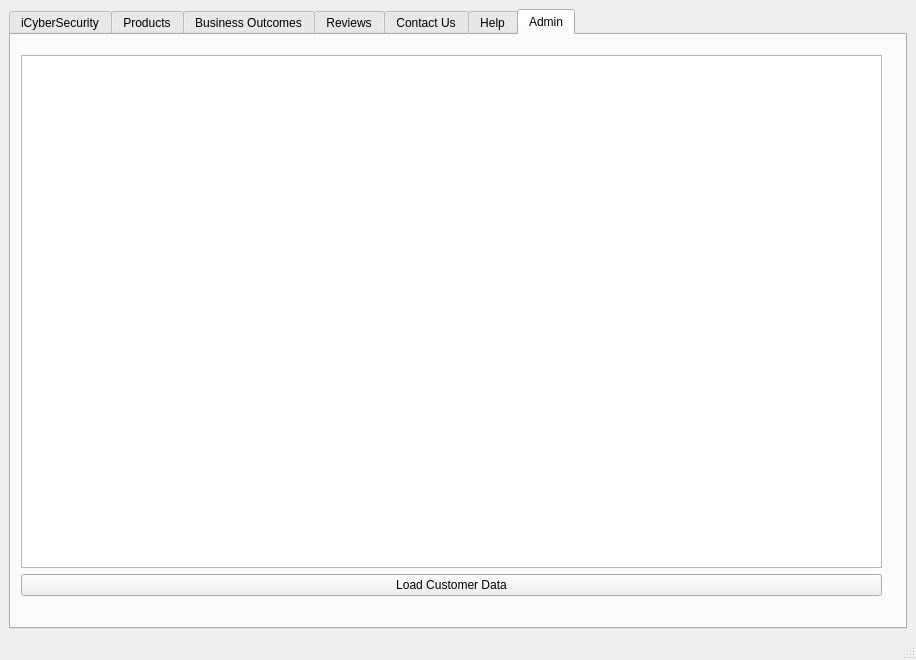
<?xml version="1.0" encoding="UTF-8"?>
<ui version="4.0">
 <class>MainWindow</class>
 <widget class="QMainWindow" name="MainWindow">
  <property name="geometry">
   <rect>
    <x>0</x>
    <y>0</y>
    <width>916</width>
    <height>660</height>
   </rect>
  </property>
  <property name="windowTitle">
   <string>MainWindow</string>
  </property>
  <widget class="QWidget" name="centralwidget">
   <layout class="QHBoxLayout" name="horizontalLayout">
    <item>
     <widget class="QTabWidget" name="tabAdmin">
      <property name="currentIndex">
       <number>6</number>
      </property>
      <widget class="QWidget" name="tabCOO">
       <attribute name="title">
        <string>iCyberSecurity</string>
       </attribute>
       <widget class="QTextBrowser" name="textBrowserCOO">
        <property name="geometry">
         <rect>
          <x>10</x>
          <y>70</y>
          <width>871</width>
          <height>191</height>
         </rect>
        </property>
        <property name="html">
         <string>&lt;!DOCTYPE HTML PUBLIC &quot;-//W3C//DTD HTML 4.0//EN&quot; &quot;http://www.w3.org/TR/REC-html40/strict.dtd&quot;&gt;
&lt;html&gt;&lt;head&gt;&lt;meta name=&quot;qrichtext&quot; content=&quot;1&quot; /&gt;&lt;style type=&quot;text/css&quot;&gt;
p, li { white-space: pre-wrap; }
&lt;/style&gt;&lt;/head&gt;&lt;body style=&quot; font-family:'.SF NS Text'; font-size:13pt; font-weight:400; font-style:normal;&quot;&gt;
&lt;p style=&quot; margin-top:0px; margin-bottom:0px; margin-left:0px; margin-right:0px; -qt-block-indent:0; text-indent:0px;&quot;&gt;&lt;span style=&quot; font-family:'MS Shell Dlg 2'; font-size:14pt;&quot;&gt;What is iCyberSecurity?&lt;br /&gt;iCyberSecurity is a global antivirus platform. With over 17 trillion users worldwide, we are the planet's LEADING antivirus experts. Our goal is to eliminate all viruses that can infect any type of system by using our state of the art cyberantibiotics. By ordering our products, we can guarantee the safety and privacy of your systems anytime, anywhere.&lt;/span&gt;&lt;/p&gt;&lt;/body&gt;&lt;/html&gt;</string>
        </property>
       </widget>
      </widget>
      <widget class="QWidget" name="tabProducts">
       <attribute name="title">
        <string>Products</string>
       </attribute>
       <widget class="QTextBrowser" name="textBrowserEnvironments">
        <property name="geometry">
         <rect>
          <x>10</x>
          <y>10</y>
          <width>871</width>
          <height>91</height>
         </rect>
        </property>
        <property name="html">
         <string>&lt;!DOCTYPE HTML PUBLIC &quot;-//W3C//DTD HTML 4.0//EN&quot; &quot;http://www.w3.org/TR/REC-html40/strict.dtd&quot;&gt;
&lt;html&gt;&lt;head&gt;&lt;meta name=&quot;qrichtext&quot; content=&quot;1&quot; /&gt;&lt;style type=&quot;text/css&quot;&gt;
p, li { white-space: pre-wrap; }
&lt;/style&gt;&lt;/head&gt;&lt;body style=&quot; font-family:'.SF NS Text'; font-size:13pt; font-weight:400; font-style:normal;&quot;&gt;
&lt;p style=&quot; margin-top:0px; margin-bottom:0px; margin-left:0px; margin-right:0px; -qt-block-indent:0; text-indent:0px;&quot;&gt;&lt;span style=&quot; font-family:'MS Shell Dlg 2'; font-size:12pt;&quot;&gt;iCyberSecurity currently supports these environments:&lt;/span&gt;&lt;/p&gt;
&lt;p style=&quot; margin-top:0px; margin-bottom:0px; margin-left:0px; margin-right:0px; -qt-block-indent:0; text-indent:0px;&quot;&gt;&lt;span style=&quot; font-family:'MS Shell Dlg 2'; font-size:12pt;&quot;&gt;Windows, MacOS, Linux, WiFi and Bluetooth connections, iOS11, Android, Home Systems, and Amazon Rainforests.&lt;/span&gt;&lt;/p&gt;&lt;/body&gt;&lt;/html&gt;</string>
        </property>
       </widget>
       <widget class="QTabWidget" name="tabsProduct">
        <property name="geometry">
         <rect>
          <x>10</x>
          <y>120</y>
          <width>871</width>
          <height>171</height>
         </rect>
        </property>
        <property name="currentIndex">
         <number>2</number>
        </property>
        <widget class="QWidget" name="tabSilver">
         <attribute name="title">
          <string>Silver</string>
         </attribute>
         <widget class="QTextBrowser" name="textSilver">
          <property name="geometry">
           <rect>
            <x>10</x>
            <y>10</y>
            <width>841</width>
            <height>121</height>
           </rect>
          </property>
          <property name="html">
           <string>&lt;!DOCTYPE HTML PUBLIC &quot;-//W3C//DTD HTML 4.0//EN&quot; &quot;http://www.w3.org/TR/REC-html40/strict.dtd&quot;&gt;
&lt;html&gt;&lt;head&gt;&lt;meta name=&quot;qrichtext&quot; content=&quot;1&quot; /&gt;&lt;style type=&quot;text/css&quot;&gt;
p, li { white-space: pre-wrap; }
&lt;/style&gt;&lt;/head&gt;&lt;body style=&quot; font-family:'.SF NS Text'; font-size:13pt; font-weight:400; font-style:normal;&quot;&gt;
&lt;p style=&quot; margin-top:0px; margin-bottom:0px; margin-left:0px; margin-right:0px; -qt-block-indent:0; text-indent:0px;&quot;&gt;&lt;span style=&quot; font-family:'MS Shell Dlg 2'; font-size:12pt;&quot;&gt;Silver Protection Plan:&lt;/span&gt;&lt;/p&gt;
&lt;p style=&quot; margin-top:0px; margin-bottom:0px; margin-left:0px; margin-right:0px; -qt-block-indent:0; text-indent:0px;&quot;&gt;&lt;span style=&quot; font-family:'MS Shell Dlg 2'; font-size:12pt;&quot;&gt;• This package offers 24/7 16GB DDos Protection for servers. &lt;/span&gt;&lt;/p&gt;
&lt;p style=&quot; margin-top:0px; margin-bottom:0px; margin-left:0px; margin-right:0px; -qt-block-indent:0; text-indent:0px;&quot;&gt;&lt;span style=&quot; font-family:'MS Shell Dlg 2'; font-size:12pt;&quot;&gt;• It comes with our Bonzi Buddy antivirus software.&lt;/span&gt;&lt;/p&gt;&lt;/body&gt;&lt;/html&gt;</string>
          </property>
         </widget>
        </widget>
        <widget class="QWidget" name="tabGold">
         <attribute name="title">
          <string>Gold</string>
         </attribute>
         <widget class="QTextBrowser" name="textGold">
          <property name="geometry">
           <rect>
            <x>10</x>
            <y>10</y>
            <width>841</width>
            <height>121</height>
           </rect>
          </property>
          <property name="html">
           <string>&lt;!DOCTYPE HTML PUBLIC &quot;-//W3C//DTD HTML 4.0//EN&quot; &quot;http://www.w3.org/TR/REC-html40/strict.dtd&quot;&gt;
&lt;html&gt;&lt;head&gt;&lt;meta name=&quot;qrichtext&quot; content=&quot;1&quot; /&gt;&lt;style type=&quot;text/css&quot;&gt;
p, li { white-space: pre-wrap; }
&lt;/style&gt;&lt;/head&gt;&lt;body style=&quot; font-family:'.SF NS Text'; font-size:13pt; font-weight:400; font-style:normal;&quot;&gt;
&lt;p style=&quot; margin-top:0px; margin-bottom:0px; margin-left:0px; margin-right:0px; -qt-block-indent:0; text-indent:0px;&quot;&gt;&lt;span style=&quot; font-family:'MS Shell Dlg 2'; font-size:12pt;&quot;&gt;Gold Protection Plan:&lt;/span&gt;&lt;/p&gt;
&lt;p style=&quot; margin-top:0px; margin-bottom:0px; margin-left:0px; margin-right:0px; -qt-block-indent:0; text-indent:0px;&quot;&gt;&lt;span style=&quot; font-family:'MS Shell Dlg 2'; font-size:12pt;&quot;&gt;• This package offers 24/7 24GB DDos Protection for servers. &lt;/span&gt;&lt;/p&gt;
&lt;p style=&quot; margin-top:0px; margin-bottom:0px; margin-left:0px; margin-right:0px; -qt-block-indent:0; text-indent:0px;&quot;&gt;&lt;span style=&quot; font-family:'MS Shell Dlg 2'; font-size:12pt;&quot;&gt;• It comes with our Storm Worm antivirus software. &lt;/span&gt;&lt;/p&gt;
&lt;p style=&quot; margin-top:0px; margin-bottom:0px; margin-left:0px; margin-right:0px; -qt-block-indent:0; text-indent:0px;&quot;&gt;&lt;span style=&quot; font-family:'MS Shell Dlg 2'; font-size:12pt;&quot;&gt;• Grants Access to our 24/7 overseas tech support. &lt;/span&gt;&lt;/p&gt;&lt;/body&gt;&lt;/html&gt;</string>
          </property>
         </widget>
        </widget>
        <widget class="QWidget" name="tabDiamond">
         <attribute name="title">
          <string>Diamond</string>
         </attribute>
         <widget class="QTextBrowser" name="textDiamond">
          <property name="geometry">
           <rect>
            <x>10</x>
            <y>10</y>
            <width>841</width>
            <height>121</height>
           </rect>
          </property>
          <property name="html">
           <string>&lt;!DOCTYPE HTML PUBLIC &quot;-//W3C//DTD HTML 4.0//EN&quot; &quot;http://www.w3.org/TR/REC-html40/strict.dtd&quot;&gt;
&lt;html&gt;&lt;head&gt;&lt;meta name=&quot;qrichtext&quot; content=&quot;1&quot; /&gt;&lt;style type=&quot;text/css&quot;&gt;
p, li { white-space: pre-wrap; }
&lt;/style&gt;&lt;/head&gt;&lt;body style=&quot; font-family:'.SF NS Text'; font-size:13pt; font-weight:400; font-style:normal;&quot;&gt;
&lt;p style=&quot; margin-top:0px; margin-bottom:0px; margin-left:0px; margin-right:0px; -qt-block-indent:0; text-indent:0px;&quot;&gt;&lt;span style=&quot; font-family:'MS Shell Dlg 2'; font-size:12pt;&quot;&gt;Diamond: &lt;/span&gt;&lt;/p&gt;
&lt;p style=&quot; margin-top:0px; margin-bottom:0px; margin-left:0px; margin-right:0px; -qt-block-indent:0; text-indent:0px;&quot;&gt;&lt;span style=&quot; font-family:'MS Shell Dlg 2'; font-size:12pt;&quot;&gt;• This package offers 24/7 24GB DDos Protection for servers.&lt;/span&gt;&lt;/p&gt;
&lt;p style=&quot; margin-top:0px; margin-bottom:0px; margin-left:0px; margin-right:0px; -qt-block-indent:0; text-indent:0px;&quot;&gt;&lt;span style=&quot; font-family:'MS Shell Dlg 2'; font-size:12pt;&quot;&gt;• It comes with our ILOVEYOU antivirus software. &lt;/span&gt;&lt;/p&gt;
&lt;p style=&quot; margin-top:0px; margin-bottom:0px; margin-left:0px; margin-right:0px; -qt-block-indent:0; text-indent:0px;&quot;&gt;&lt;span style=&quot; font-family:'MS Shell Dlg 2'; font-size:12pt;&quot;&gt;• You gain access to our Diamond rank exclusive support. (not overseas)&lt;/span&gt;&lt;/p&gt;&lt;/body&gt;&lt;/html&gt;</string>
          </property>
         </widget>
        </widget>
       </widget>
       <widget class="QTabWidget" name="tabsPlans">
        <property name="geometry">
         <rect>
          <x>10</x>
          <y>310</y>
          <width>871</width>
          <height>171</height>
         </rect>
        </property>
        <property name="currentIndex">
         <number>1</number>
        </property>
        <widget class="QWidget" name="tabCrab">
         <attribute name="title">
          <string>Crab Package</string>
         </attribute>
         <widget class="QTextBrowser" name="textCrab">
          <property name="geometry">
           <rect>
            <x>10</x>
            <y>10</y>
            <width>841</width>
            <height>121</height>
           </rect>
          </property>
          <property name="html">
           <string>&lt;!DOCTYPE HTML PUBLIC &quot;-//W3C//DTD HTML 4.0//EN&quot; &quot;http://www.w3.org/TR/REC-html40/strict.dtd&quot;&gt;
&lt;html&gt;&lt;head&gt;&lt;meta name=&quot;qrichtext&quot; content=&quot;1&quot; /&gt;&lt;style type=&quot;text/css&quot;&gt;
p, li { white-space: pre-wrap; }
&lt;/style&gt;&lt;/head&gt;&lt;body style=&quot; font-family:'.SF NS Text'; font-size:13pt; font-weight:400; font-style:normal;&quot;&gt;
&lt;p style=&quot; margin-top:0px; margin-bottom:0px; margin-left:0px; margin-right:0px; -qt-block-indent:0; text-indent:0px;&quot;&gt;&lt;span style=&quot; font-family:'MS Shell Dlg 2'; font-size:12pt;&quot;&gt;Crab Package:&lt;/span&gt;&lt;/p&gt;
&lt;p style=&quot; margin-top:0px; margin-bottom:0px; margin-left:0px; margin-right:0px; -qt-block-indent:0; text-indent:0px;&quot;&gt;&lt;span style=&quot; font-family:'MS Shell Dlg 2'; font-size:12pt;&quot;&gt;Lifetime service with 34/8 hours a day live chat support.&lt;br /&gt;Crab dinner every other Tuesday delivered to your house.&lt;/span&gt;&lt;/p&gt;&lt;/body&gt;&lt;/html&gt;</string>
          </property>
         </widget>
        </widget>
        <widget class="QWidget" name="tabUnicorn">
         <attribute name="title">
          <string>Unicorn Plan</string>
         </attribute>
         <widget class="QTextBrowser" name="textUnicorn">
          <property name="geometry">
           <rect>
            <x>10</x>
            <y>10</y>
            <width>841</width>
            <height>121</height>
           </rect>
          </property>
          <property name="html">
           <string>&lt;!DOCTYPE HTML PUBLIC &quot;-//W3C//DTD HTML 4.0//EN&quot; &quot;http://www.w3.org/TR/REC-html40/strict.dtd&quot;&gt;
&lt;html&gt;&lt;head&gt;&lt;meta name=&quot;qrichtext&quot; content=&quot;1&quot; /&gt;&lt;style type=&quot;text/css&quot;&gt;
p, li { white-space: pre-wrap; }
&lt;/style&gt;&lt;/head&gt;&lt;body style=&quot; font-family:'.SF NS Text'; font-size:13pt; font-weight:400; font-style:normal;&quot;&gt;
&lt;p style=&quot; margin-top:0px; margin-bottom:0px; margin-left:0px; margin-right:0px; -qt-block-indent:0; text-indent:0px;&quot;&gt;&lt;span style=&quot; font-family:'MS Shell Dlg 2'; font-size:12pt;&quot;&gt;Unicorn Plan:&lt;/span&gt;&lt;/p&gt;
&lt;p style=&quot; margin-top:0px; margin-bottom:0px; margin-left:0px; margin-right:0px; -qt-block-indent:0; text-indent:0px;&quot;&gt;&lt;span style=&quot; font-family:'MS Shell Dlg 2'; font-size:12pt;&quot;&gt;Unlimited service with no regards to time and space. Instanteous service technician digitally transported to your location to diagnose and repair your system.&lt;br /&gt;We will ship a Unicorn to your house that you can ride at your leisure.&lt;/span&gt;&lt;/p&gt;&lt;/body&gt;&lt;/html&gt;</string>
          </property>
         </widget>
        </widget>
       </widget>
      </widget>
      <widget class="QWidget" name="tabBusinessOutcomes">
       <attribute name="title">
        <string>Business Outcomes</string>
       </attribute>
       <widget class="QTextBrowser" name="textBrowserBusinessOutcomes">
        <property name="geometry">
         <rect>
          <x>0</x>
          <y>0</y>
          <width>891</width>
          <height>581</height>
         </rect>
        </property>
        <property name="html">
         <string>&lt;!DOCTYPE HTML PUBLIC &quot;-//W3C//DTD HTML 4.0//EN&quot; &quot;http://www.w3.org/TR/REC-html40/strict.dtd&quot;&gt;
&lt;html&gt;&lt;head&gt;&lt;meta name=&quot;qrichtext&quot; content=&quot;1&quot; /&gt;&lt;style type=&quot;text/css&quot;&gt;
p, li { white-space: pre-wrap; }
&lt;/style&gt;&lt;/head&gt;&lt;body style=&quot; font-family:'.SF NS Text'; font-size:13pt; font-weight:400; font-style:normal;&quot;&gt;
&lt;p style=&quot; margin-top:0px; margin-bottom:16px; margin-left:0px; margin-right:0px; -qt-block-indent:0; text-indent:0px; background-color:#ffffff;&quot;&gt;&lt;span style=&quot; font-family:'-apple-system,BlinkMacSystemFont,Segoe UI,Helvetica,Arial,sans-serif,Apple Color Emoji,Segoe UI Emoji,Segoe UI Symbol'; font-size:12pt; color:#24292e; background-color:#ffffff;&quot;&gt;Business Outcomes:&lt;/span&gt;&lt;span style=&quot; font-family:'-apple-system,BlinkMacSystemFont,Segoe UI,Helvetica,Arial,sans-serif,Apple Color Emoji,Segoe UI Emoji,Segoe UI Symbol'; font-size:12pt; color:#24292e;&quot;&gt;&lt;br /&gt;• iCyberSecurity offers one of the best and updated cyber security programs available in the world. Our 24/7 support team is always available if anything goes wrong and is constantly looking for new viruses/threats every day.&lt;br /&gt;• Our system is not only fast, it is accurate.&lt;br /&gt;• Our system is very complex but can be installed in less than 24 hours to get you up and running while being protected at the same time.&lt;br /&gt;Features:&lt;br /&gt;• Our system keeps you updated any time any threat is detected&lt;br /&gt;• Our system is completely customizable; if you don’t like what you see, it’s completely open for you to configure&lt;br /&gt;• State of the art automatic removal of any threats detected&lt;/span&gt;&lt;/p&gt;
&lt;p style=&quot; margin-top:0px; margin-bottom:16px; margin-left:0px; margin-right:0px; -qt-block-indent:0; text-indent:0px; background-color:#ffffff;&quot;&gt;&lt;span style=&quot; font-family:'-apple-system,BlinkMacSystemFont,Segoe UI,Helvetica,Arial,sans-serif,Apple Color Emoji,Segoe UI Emoji,Segoe UI Symbol'; font-size:12pt; color:#24292e;&quot;&gt;- Can detect and remove any threats within 500 miliseconds of being installed&lt;/span&gt;&lt;/p&gt;&lt;/body&gt;&lt;/html&gt;</string>
        </property>
       </widget>
      </widget>
      <widget class="QWidget" name="tabReviews">
       <attribute name="title">
        <string>Reviews</string>
       </attribute>
       <widget class="QTextBrowser" name="textBrowserReviews">
        <property name="geometry">
         <rect>
          <x>0</x>
          <y>0</y>
          <width>891</width>
          <height>581</height>
         </rect>
        </property>
        <property name="html">
         <string>&lt;!DOCTYPE HTML PUBLIC &quot;-//W3C//DTD HTML 4.0//EN&quot; &quot;http://www.w3.org/TR/REC-html40/strict.dtd&quot;&gt;
&lt;html&gt;&lt;head&gt;&lt;meta name=&quot;qrichtext&quot; content=&quot;1&quot; /&gt;&lt;style type=&quot;text/css&quot;&gt;
p, li { white-space: pre-wrap; }
&lt;/style&gt;&lt;/head&gt;&lt;body style=&quot; font-family:'.SF NS Text'; font-size:13pt; font-weight:400; font-style:normal;&quot;&gt;
&lt;p style=&quot; margin-top:0px; margin-bottom:16px; margin-left:0px; margin-right:0px; -qt-block-indent:0; text-indent:0px; background-color:#ffffff;&quot;&gt;&lt;span style=&quot; font-family:'-apple-system,BlinkMacSystemFont,Segoe UI,Helvetica,Arial,sans-serif,Apple Color Emoji,Segoe UI Emoji,Segoe UI Symbol'; font-size:12pt; color:#24292e; background-color:#ffffff;&quot;&gt;Bob S.&lt;/span&gt;&lt;span style=&quot; font-family:'-apple-system,BlinkMacSystemFont,Segoe UI,Helvetica,Arial,sans-serif,Apple Color Emoji,Segoe UI Emoji,Segoe UI Symbol'; font-size:12pt; color:#24292e;&quot;&gt;&lt;br /&gt;8/10/2019&lt;br /&gt;Our company has a large IT environment that requires a very reliable security system. iCyberSecurity is constantly updating their systems to oppose new threats and to make the software more easier to use. We have been using iCyberSecurity for years and never had to look back.&lt;/span&gt;&lt;/p&gt;
&lt;p style=&quot; margin-top:0px; margin-bottom:16px; margin-left:0px; margin-right:0px; -qt-block-indent:0; text-indent:0px; background-color:#ffffff;&quot;&gt;&lt;span style=&quot; font-family:'-apple-system,BlinkMacSystemFont,Segoe UI,Helvetica,Arial,sans-serif,Apple Color Emoji,Segoe UI Emoji,Segoe UI Symbol'; font-size:12pt; color:#24292e; background-color:#ffffff;&quot;&gt;Maria H.&lt;/span&gt;&lt;span style=&quot; font-family:'-apple-system,BlinkMacSystemFont,Segoe UI,Helvetica,Arial,sans-serif,Apple Color Emoji,Segoe UI Emoji,Segoe UI Symbol'; font-size:12pt; color:#24292e;&quot;&gt;&lt;br /&gt;7/12/2019&lt;br /&gt;I have been only using iCyberSecurity for couple of months but I clearly see the difference in my computers performance. They have a cleanup service to remove any unnecessary cache etc. to boost up your computer performance and only once using it I have more space on my drive and faster performance. There are other free cleanup services that I have also used before but iCyberSecurity constantly updates it to help get rid of any additional stuff and upgrade your computer's environment. I am satisfied with their service and plan to continue using their software.&lt;/span&gt;&lt;/p&gt;
&lt;p style=&quot; margin-top:0px; margin-bottom:0px; margin-left:0px; margin-right:0px; -qt-block-indent:0; text-indent:0px; background-color:#ffffff;&quot;&gt;&lt;span style=&quot; font-family:'-apple-system,BlinkMacSystemFont,Segoe UI,Helvetica,Arial,sans-serif,Apple Color Emoji,Segoe UI Emoji,Segoe UI Symbol'; font-size:12pt; color:#24292e; background-color:#ffffff;&quot;&gt;Karen W.&lt;/span&gt;&lt;span style=&quot; font-family:'-apple-system,BlinkMacSystemFont,Segoe UI,Helvetica,Arial,sans-serif,Apple Color Emoji,Segoe UI Emoji,Segoe UI Symbol'; font-size:12pt; color:#24292e;&quot;&gt;&lt;br /&gt;2/20/2019&lt;br /&gt;Our computer had recently been attacked by a virus and ended up called iCyberSecurity for help. I am glad we have chosen them because of their 24/7 help service and easy to understand instructions by their IT supports. Their fast and reliable support are the best so far from our experience and we love it. Will continue to support them.&lt;/span&gt;&lt;/p&gt;&lt;/body&gt;&lt;/html&gt;</string>
        </property>
       </widget>
      </widget>
      <widget class="QWidget" name="tabContact">
       <attribute name="title">
        <string>Contact Us</string>
       </attribute>
       <widget class="QPushButton" name="pampletSubmitButton">
        <property name="geometry">
         <rect>
          <x>540</x>
          <y>500</y>
          <width>121</width>
          <height>41</height>
         </rect>
        </property>
        <property name="text">
         <string>Submit</string>
        </property>
       </widget>
       <widget class="QPlainTextEdit" name="guranteePolicyText">
        <property name="geometry">
         <rect>
          <x>10</x>
          <y>10</y>
          <width>861</width>
          <height>271</height>
         </rect>
        </property>
        <property name="font">
         <font>
          <family>Arial</family>
          <pointsize>12</pointsize>
         </font>
        </property>
        <property name="plainText">
         <string>Gurantee Policy

All of iCyberSecurity products have an unconditional 60 day money back guarantee. If for any reason within this timeframe you would like to return the product, you will receive a full refund of the purchase price. Please note that refund process may take up to approximately 6 to 8 weeks in total.

If you have purchased your order from our site, you have 60 days to cancel your order from your purchase date. To request your order to be cancelled, please go to the myorders.com/iCyberSecurity page and fill out your form there. 

We will need the following information to find your order.

-order number
-last 4 digits of your credit card you used to make the purchase

Once you have found your order, click on the return product tab and fill in the form. After you have submitted your request, it will take approximately up to 2-3 weeks to have it accepted. Once accepted, please allow us another 3-4 weeks to refund your amount to the same card you have used to make the original order. If your card is not avaliable, we will contact you for a complete postal mail address to send you a check instead of your card.</string>
        </property>
       </widget>
       <widget class="QPlainTextEdit" name="contactInfoText">
        <property name="geometry">
         <rect>
          <x>13</x>
          <y>296</y>
          <width>321</width>
          <height>261</height>
         </rect>
        </property>
        <property name="font">
         <font>
          <family>Arial</family>
          <pointsize>12</pointsize>
         </font>
        </property>
        <property name="plainText">
         <string>Contact Information

Billing Address
8456 Central Ave
Queensland, NY 11735

Call Us                  Support
(516) 714-2800     (516) 719-2701</string>
        </property>
       </widget>
       <widget class="QPlainTextEdit" name="pampletSubmitText">
        <property name="geometry">
         <rect>
          <x>350</x>
          <y>300</y>
          <width>521</width>
          <height>61</height>
         </rect>
        </property>
        <property name="font">
         <font>
          <family>Arial</family>
          <pointsize>12</pointsize>
         </font>
        </property>
        <property name="plainText">
         <string>To request a copy of our online pamphlet please fill out the form below and click submit.</string>
        </property>
       </widget>
       <widget class="QLineEdit" name="pampletNameInput">
        <property name="geometry">
         <rect>
          <x>520</x>
          <y>390</y>
          <width>321</width>
          <height>31</height>
         </rect>
        </property>
        <property name="font">
         <font>
          <family>Arial</family>
          <pointsize>12</pointsize>
         </font>
        </property>
        <property name="text">
         <string/>
        </property>
       </widget>
       <widget class="QLineEdit" name="pampletAddressInput">
        <property name="geometry">
         <rect>
          <x>520</x>
          <y>450</y>
          <width>321</width>
          <height>31</height>
         </rect>
        </property>
        <property name="font">
         <font>
          <family>Arial</family>
          <pointsize>12</pointsize>
         </font>
        </property>
        <property name="text">
         <string/>
        </property>
       </widget>
       <widget class="QLabel" name="pampletNameLabel">
        <property name="geometry">
         <rect>
          <x>440</x>
          <y>390</y>
          <width>61</width>
          <height>21</height>
         </rect>
        </property>
        <property name="font">
         <font>
          <family>Arial</family>
          <pointsize>12</pointsize>
         </font>
        </property>
        <property name="text">
         <string>Name</string>
        </property>
       </widget>
       <widget class="QLabel" name="pampletAddressLabel">
        <property name="geometry">
         <rect>
          <x>370</x>
          <y>450</y>
          <width>131</width>
          <height>21</height>
         </rect>
        </property>
        <property name="font">
         <font>
          <family>Arial</family>
          <pointsize>12</pointsize>
         </font>
        </property>
        <property name="text">
         <string>Email Address</string>
        </property>
       </widget>
      </widget>
      <widget class="QWidget" name="tabHelp">
       <attribute name="title">
        <string>Help</string>
       </attribute>
      </widget>
      <widget class="QWidget" name="tab">
       <attribute name="title">
        <string>Admin</string>
       </attribute>
       <widget class="QWidget" name="">
        <property name="geometry">
         <rect>
          <x>10</x>
          <y>20</y>
          <width>861</width>
          <height>541</height>
         </rect>
        </property>
        <layout class="QVBoxLayout" name="verticalLayout">
         <property name="sizeConstraint">
          <enum>QLayout::SetMaximumSize</enum>
         </property>
         <item>
          <widget class="QTableWidget" name="customerTable"/>
         </item>
         <item>
          <widget class="QPushButton" name="loadCustomerData">
           <property name="text">
            <string>Load Customer Data</string>
           </property>
          </widget>
         </item>
        </layout>
       </widget>
      </widget>
     </widget>
    </item>
   </layout>
  </widget>
  <widget class="QMenuBar" name="menubar">
   <property name="geometry">
    <rect>
     <x>0</x>
     <y>0</y>
     <width>916</width>
     <height>22</height>
    </rect>
   </property>
  </widget>
  <widget class="QStatusBar" name="statusbar"/>
 </widget>
 <resources/>
 <connections/>
</ui>
